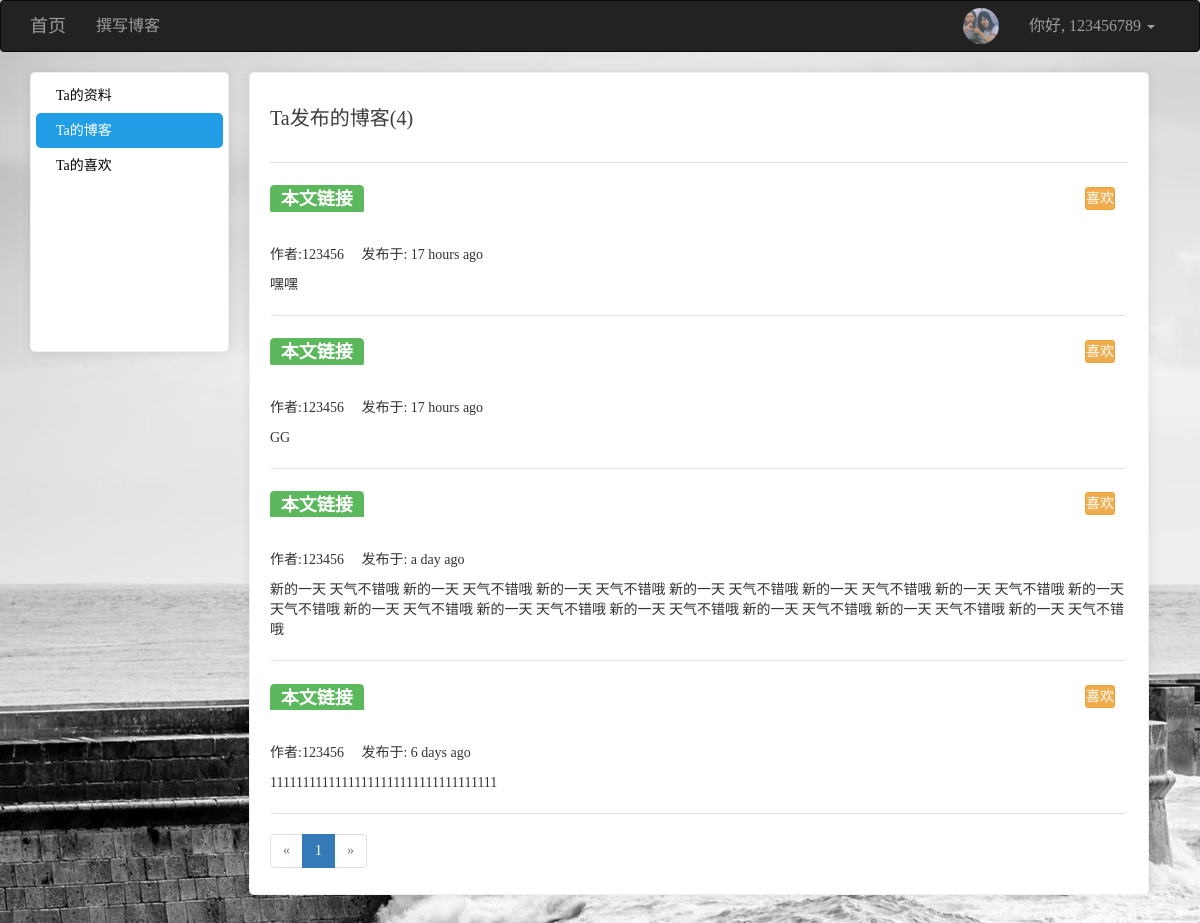
The app's page /user/my_blog/123456 (signed in), older data.
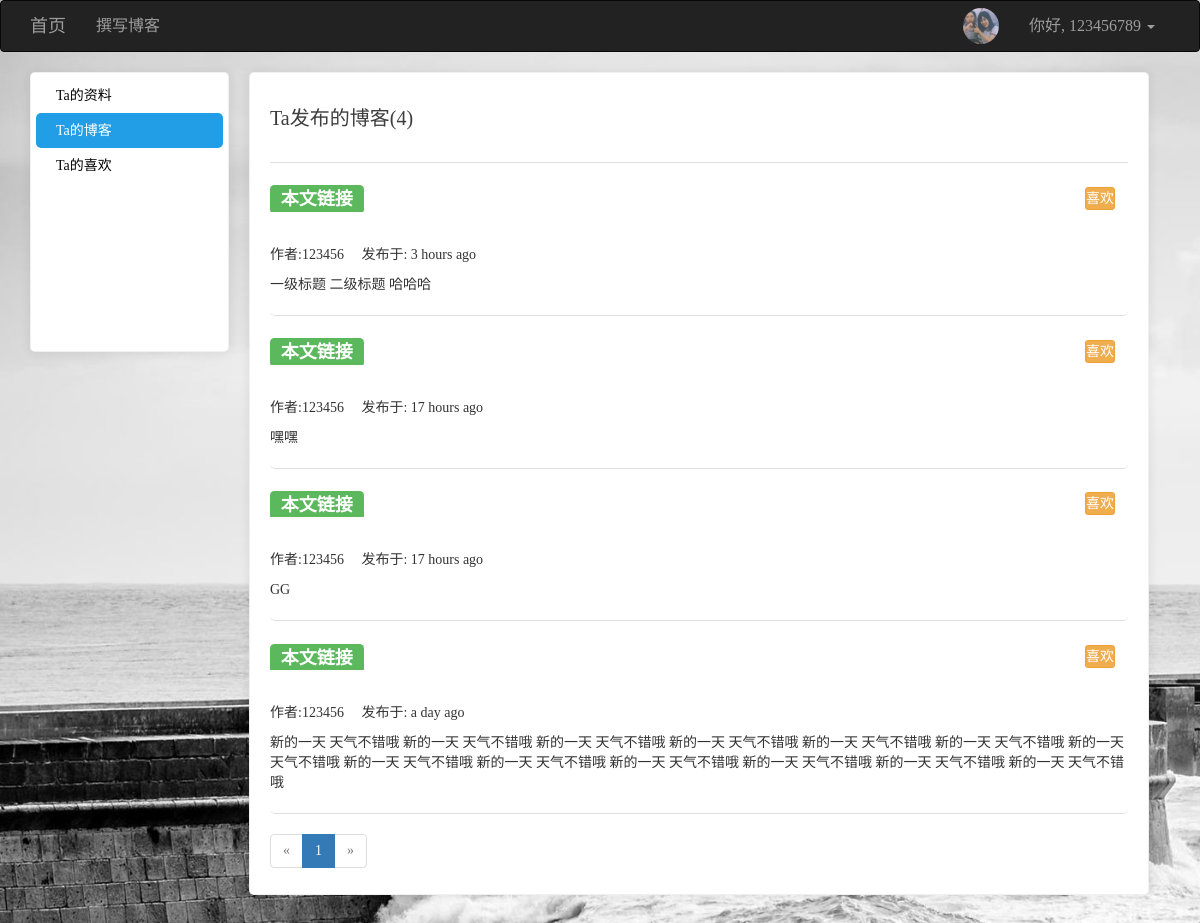
The same page, newer data.
### app/models/posts.py (models this page shows, shortened)
class Posts(db.Model):
    __tablename__ = 'posts'
    id = db.Column(db.Integer, primary_key=True)
    rid = db.Column(db.Integer, index=True, default=0)
    content = db.Column(db.Text)
    timestamp = db.Column(db.DateTime, default=datetime.utcnow)
    uid = db.Column(db.Integer, db.ForeignKey('users.id', ondelete='CASCADE'))
    comments = db.relationship('Comment', backref='post', lazy='dynamic', cascade='all, delete-orphan')
    body_html = db.Column(db.Text)
    body_text = db.Column(db.Text)

### app/models/users.py (models this page shows, shortened)
class User(UserMixin, db.Model):
    __tablename__ = 'users'
    id = db.Column(db.Integer, primary_key=True)
    username = db.Column(db.String(64), unique=True)
    password_hash = db.Column(db.String(128))
    email = db.Column(db.String(128), unique=True)
    confirmed = db.Column(db.Boolean, default=False)
    icon = db.Column(db.String(64), default='default.jpg')
    name = db.Column(db.String(64))
    location = db.Column(db.String(64))
    about_me = db.Column(db.Text())
    member_since = db.Column(db.DateTime(), default=datetime.utcnow)
    last_seen = db.Column(db.DateTime(), default=datetime.utcnow)
    posts = db.relationship('Posts', backref='user', lazy='dynamic', cascade='all, delete-orphan')
    favorites = db.relationship('Posts', secondary="collections", backref=db.backref('users', lazy='dynamic'), lazy='dynamic')
    comments = db.relationship('Comment', backref='user', lazy='dynamic', cascade='all, delete-orphan')
    @property
    def password(self):
        raise AttributeError('密码不可读')
    def is_favorite(self, pid):
        favorites = self.favorites.all()
        posts = list(filter(lambda p: p.id == pid, favorites))
        if len(posts) > 0:
            return True
        else:
            return False
    def ping(self):
        self.last_seen = datetime.utcnow()
        db.session.add(self)
        db.session.commit()

### app/views/user.py (the view)
@user.route('/my_blog/<username>')
def my_blog(username):
    u = User.query.filter_by(username=username).first_or_404()
    page = request.args.get('page', 1, type=int)  # 用户想查看第几页
    pagination = u.posts.order_by(Posts.timestamp.desc()).paginate(page, per_page=5, error_out=False)
    posts = pagination.items
    return render_template('user/myblog.html', user=u, posts=posts, pagination=pagination)

### app/models/users.py (called while the page is built)
@loginmanager.user_loader
def user_loader(uid):
    return User.query.get(int(uid))

### app/views/user.py (called while the page is built)
@user.before_app_request
def before_request():
    if current_user.is_authenticated:
        current_user.ping()

### app/templates/user/myblog.html (shortened to what this page needs)
{% extends 'commons/base.html' %}
{% from 'commons/macro.html' import pagination_show %}
{% block styles %}
    {{ super() }}
{% endblock %}
{% block page_content %}
    <div class="left_cont" style="background: white" >
        <ul>
            <li class="side1"><a href="{{ url_for('user.index', username=user.username) }}" class="aside">{% if current_user.username == user.username %}我{% else %}Ta{% endif %}的资料</a></li>
            <li class="side3"><a href="{{ url_for('user.my_blog', username=user.username) }}">{% if current_user.username == user.username %}我{% else %}Ta{% endif %}的博客</a></li>
            <li class="side4"><a href="{{ url_for('user.my_fav', username=user.username) }}">{% if current_user.username == user.username %}我{% else %}Ta{% endif %}的喜欢</a></li>
        </ul>
    </div>
    <div class="right_cont" style="background: white; border: 1px solid rgba(0, 0, 0, .06); padding: 0 20px; box-shadow: 0 1px 10px 2px rgba(0, 0, 0, .06); border-radius: 5px">
        <h3>{% if current_user.username == user.username %}我{% else %}Ta{% endif %}发布的博客({{ user.posts.count() }})</h3>
        <div class="book">
            <ul class=entries>
                {% for post in posts %}
                    <li>
                        <h1>
                            <a target="_blank" href="{{ url_for('posts.post_show', id=post.id) }}"><span class="label label-success">本文链接</span></a>
                        </h1>
                        {% if current_user.is_authenticated %}
                            {% if current_user.username != post.user.username %}
                                <span class="btn btn-warning btn-sm" style="font-size: 14px; padding: 0px; position: relative; left: 95%; top: -35px">
                                    <span class="collect" url="{{ url_for('posts.collect', pid=post.id) }}">
                                        {% if current_user.is_favorite(post.id) %}
                                            取消喜欢
                                        {% else %}
                                            喜欢
                                        {% endif %}
                                    </span>
                                </span>
                            {% endif %}
                        {% endif %}
                        <br>
                        <span>作者:{{ post.user.username }}</span>&nbsp;&nbsp;&nbsp;&nbsp;&nbsp;<span>发布于: {{ moment(post.timestamp).fromNow() }}</span>
                        <p style="overflow: hidden; text-overflow: ellipsis; word-break: break-all">
                            {% if post.body_html %}
                                {{ post.body_text }}
                            {% else %}
                                {{ post.content }}
                            {% endif %}
                        </p>
                    </li>
                {% endfor %}
                {{ pagination_show(pagination,'user.my_blog',user.username) }}
            </ul>
        </div>
    </div>
{% endblock %}

Row changes from the older to the newer data that the page shows:
removed Posts: shows "喜欢", user.username "123456", timestamp "6 days ago", content "11111111111111111111111111111111111"
added Posts: shows "喜欢", user.username "123456", timestamp "3 hours ago", body_text "一级标题 二级标题 哈哈哈"
